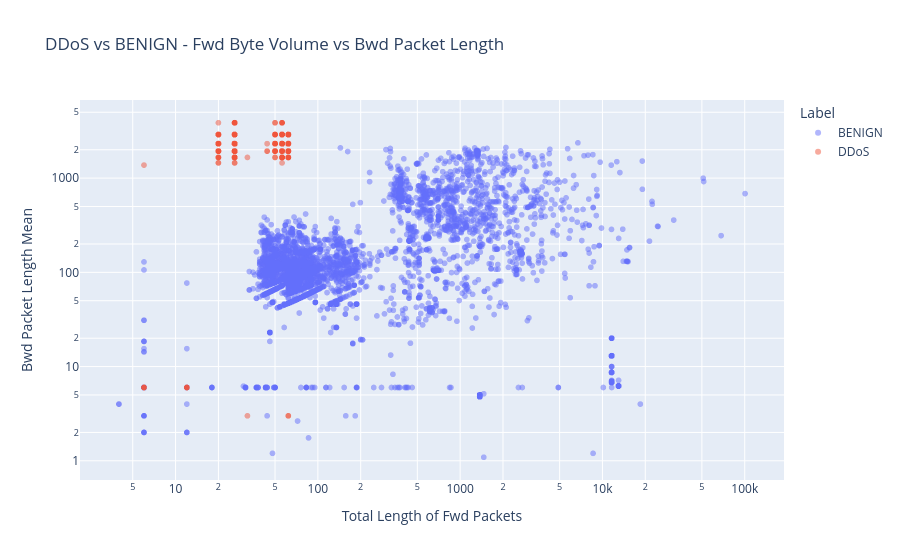

The notebook cell saved with this chart:
### Markdown cell above
## PLot 5 : Bwd Packet Length Mean vs Total Length of Fwd Packets

### Code cell
fig = px.scatter(balanced_sample, x='Total Length of Fwd Packets', y='Bwd Packet Length Mean',
                  color='Label', log_x=True, log_y=True, opacity=0.5,
                  title='DDoS vs BENIGN - Fwd Byte Volume vs Bwd Packet Length')
fig.show()

### Figure 1 — Plotly figure (JSON) as saved in the notebook; plotly's stock layout.template omitted (floating-point values rounded to 4 significant figures; data arrays with more than 128 entries replaced by an {"elided": "..."} marker saying what was removed)
{"data": [{"hovertemplate": "Label=BENIGN<br>Total Length of Fwd Packets=%{x}<br>Bwd Packet Length Mean=%{y}<extra></extra>", "legendgroup": "BENIGN", "marker": {"color": "#636efa", "opacity": 0.5, "symbol": "circle"}, "mode": "markers", "name": "BENIGN", "showlegend": true, "type": "scattergl", "x": {"elided": "10000 int values"}, "xaxis": "x", "y": {"elided": "10000 float values"}, "yaxis": "y"}, {"hovertemplate": "Label=DDoS<br>Total Length of Fwd Packets=%{x}<br>Bwd Packet Length Mean=%{y}<extra></extra>", "legendgroup": "DDoS", "marker": {"color": "#EF553B", "opacity": 0.5, "symbol": "circle"}, "mode": "markers", "name": "DDoS", "showlegend": true, "type": "scattergl", "x": {"elided": "10000 int values"}, "xaxis": "x", "y": {"elided": "10000 float values"}, "yaxis": "y"}], "layout": {"legend": {"title": {"text": "Label"}, "tracegroupgap": 0}, "title": {"text": "DDoS vs BENIGN - Fwd Byte Volume vs Bwd Packet Length"}, "xaxis": {"anchor": "y", "domain": [0, 1], "title": {"text": "Total Length of Fwd Packets"}, "type": "log"}, "yaxis": {"anchor": "x", "domain": [0, 1], "title": {"text": "Bwd Packet Length Mean"}, "type": "log"}}}
